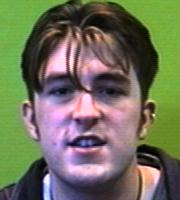
%> input picture 3. Tercero/Visió Artificial/_old/practica_5/material_P5/images/jdbenm.jpg, 180 x 200 px
$ octave ej53.m   (GNU Octave 9; MATLAB toolbox functions it lacks are replaced by stand-ins)
%> lines starting %> are read from the running program, lines starting %| are printed output that depends on the picture
### 3. Tercero/Visió Artificial/_old/practica_5/material_P5/getDataBase.m
function [X,Y] = getDataBase(outSize,numNeg)
%> called with outSize = [20 20], numNeg = 15
    faceSet={'jdbenm.jpg','klclar.jpg','rmpugh.jpg','sbains.jpg','spletc.jpg','vstros.jpg'};
    bgSet={'landscape.jpg','room.jpg','natural.jpg'};

    X=[];
    Y=[];

    %Check input parameters
    if ~exist('numNeg','var'),
        numNeg=0;
    end

    % Add the faces
    for fimg=faceSet,
        % Create de sample and label
        img=imread(['images/' char(fimg)]);
%> img is the input picture: size 200x180x3 uint8; mean R, G, B 112.4, 113.2, 91
        img=rgb2gray(img);
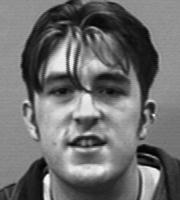
%> img: size 200x180 uint8; min 0, max 253, mean 110.4
        img=imresize(img,outSize);
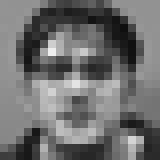
%> img: size 20x20 uint8 (shown 8 times larger); min 15, max 238, mean 110.3
        x=reshape(img,1,[]);
%> x = 400 values, max 238 at index 127, min 15 at index 304, mean 110.3
        y=1;

        % Add to dataset
        X=[X;x];
%> X has the same summary as x
%> the run ends on the next line
        Y=[Y;y];
    end

    % Add background samples
    for i=1:numNeg,
        % Select one of the background images
        idx=round(rand()*(length(bgSet)-1))+1;
        img=imread(['images/' bgSet{idx}]);
        img=rgb2gray(img);

        % Select a random region from the image
        s=rand()*4 + 0.1;
        s=min(s,min(size(img)./outSize));
        ssize=max(round(outSize*s),outSize);
        px=max(1,round(rand()*(size(img,1)-ssize(1)-1))+1);
        py=max(1,round(rand()*(size(img,2)-ssize(2)-1))+1);

        % Cut the region from the image
        r=img(px:px+ssize(1)-1,py:py+ssize(2)-1);

        % Create the sample and label
        x=imresize(r,outSize);
        x=reshape(x,1,[]);
        y=-1;

        % Add to dataset
        X=[X;x];
        Y=[Y;y];
    end
end

### 3. Tercero/Visió Artificial/_old/practica_5/ej53.m
close all;
addpath('material_P5/ViolaJones', 'material_P5/ViolaJones/SubFunctions'); % Adding to the path the detector.

outSize = [20, 20]; % Defining size of the model.

if ~exist('numFeatures','var'),
    numFeatures=3;
end

[X,Y] = getDataBase(outSize,15); % Creating the database and retrieving the model.
